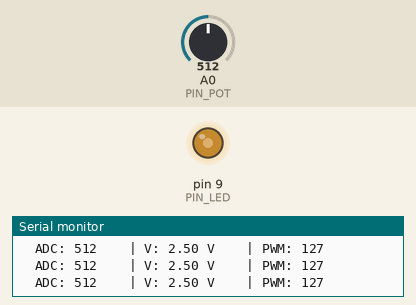
The sketch below on a simulated Arduino Mega 2560, built with avr-gcc and run on an emulated ATmega2560. On the bench: output pins drawn as LEDs (lit = HIGH), the last lines printed to the serial monitor. The inputs (shaded band) are chosen by the test bench; at power-on: A0 (PIN_POT) = 512.

Above: at 1.3 s.
1.4 s: A0 (PIN_POT) set to 716
At 2.7 s:
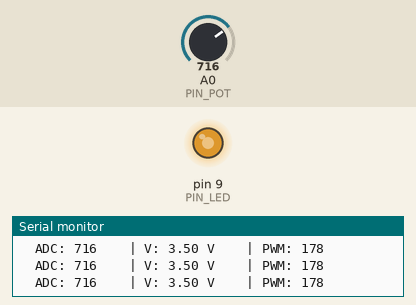
3.0 s: A0 (PIN_POT) set to 900
At 4.2 s:
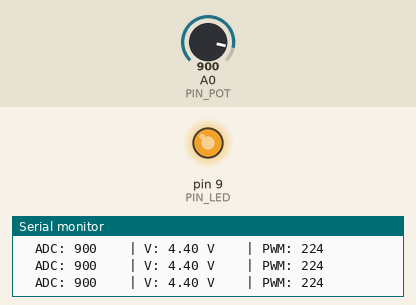
4.5 s: A0 (PIN_POT) set to 122
At 5.7 s:
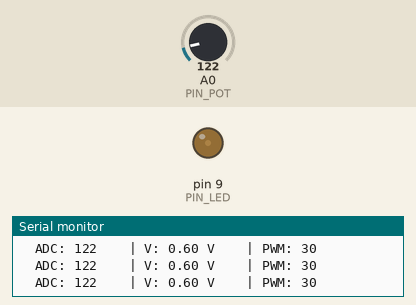
6.1 s: A0 (PIN_POT) set to 511
At 7.3 s:
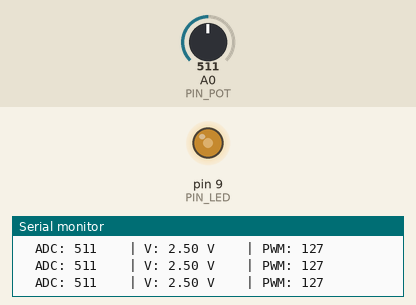
Timing chart, 0 to 8.7 s (numbered marks = the images above; inputs shaded):
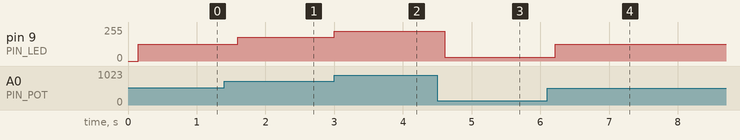

The sketch:

PRACTICA6POTENCIOMETRO.ino
```cpp
/*
  =====================================================
  Práctica: ADC + PWM + Comunicación Serial
  Tarjeta: Arduino MEGA
  =====================================================
  - Potenciómetro en A0  → lectura analógica (ADC)
  - LED en Pin 9 (~PWM)  → control de intensidad
  - Serial Monitor       → visualización de valores
  =====================================================
*/

// ── Definición de pines ──────────────────────────────
const int PIN_POT = A0;   // Entrada analógica del potenciómetro
const int PIN_LED = 9;    // Salida PWM para el LED (~9 en MEGA)

// ── Variables ────────────────────────────────────────
int  valorADC  = 0;       // Valor crudo del ADC  (0 – 1023)
int  valorPWM  = 0;       // Valor mapeado para PWM (0 – 255)
float voltaje  = 0.0;     // Voltaje equivalente en la entrada

void setup() {
  // Configura la comunicación serial a 9600 baudios
  Serial.begin(9600);

  // El pin PWM como salida
  pinMode(PIN_LED, OUTPUT);

  // Mensaje de bienvenida en el Monitor Serial
  Serial.println("========================================");
  Serial.println("  ADC + PWM + Serial - Arduino MEGA");
  Serial.println("========================================");
  Serial.println("  ADC (0-1023) | Voltaje (V) | PWM (0-255)");
  Serial.println("----------------------------------------");
}

void loop() {
  // 1. ADQUISICIÓN ANALÓGICA (ADC 10 bits → 0 a 1023)
  valorADC = analogRead(PIN_POT);

  // 2. CONVERSIÓN: mapear ADC (0-1023) → PWM (0-255)
  valorPWM = map(valorADC, 0, 1023, 0, 255);

  // 3. CALCULAR voltaje equivalente (referencia = 5V)
  voltaje = (valorADC * 5.0) / 1023.0;

  // 4. CONTROL PWM → intensidad del LED
  analogWrite(PIN_LED, valorPWM);

  // 5. TRANSMISIÓN SERIAL → Monitor Serial del IDE
  Serial.print("  ADC: ");
  Serial.print(valorADC);
  Serial.print("\t\t| V: ");
  Serial.print(voltaje, 2);   // 2 decimales
  Serial.print(" V\t\t| PWM: ");
  Serial.println(valorPWM);

  // Pequeña pausa para no saturar el puerto serial
  delay(200);
}
```

Measured:
- after the input at 1.4 s, pin 9 (PIN_LED): 127/255 → 178/255 after 0.19 s
- after the input at 3.0 s, pin 9 (PIN_LED): 178/255 → 224/255 at once
- after the input at 4.5 s, pin 9 (PIN_LED): 224/255 → 30/255 after 0.11 s
- after the input at 6.1 s, pin 9 (PIN_LED): 30/255 → 127/255 after 0.12 s
